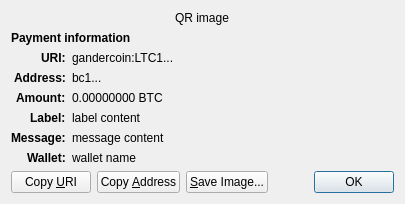
<?xml version="1.0" encoding="UTF-8"?>
<ui version="4.0">
 <class>ReceiveRequestDialog</class>
 <widget class="QDialog" name="ReceiveRequestDialog">
  <property name="geometry">
   <rect>
    <x>0</x>
    <y>0</y>
    <width>413</width>
    <height>229</height>
   </rect>
  </property>
  <property name="windowTitle">
   <string>Request payment to ...</string>
  </property>
  <layout class="QGridLayout" name="gridLayout" columnstretch="0,1">
   <property name="sizeConstraint">
    <enum>QLayout::SetFixedSize</enum>
   </property>
   <item row="0" column="0" colspan="2" alignment="Qt::AlignHCenter">
    <widget class="QRImageWidget" name="qr_code">
     <property name="text">
      <string notr="true">QR image</string>
     </property>
     <property name="textInteractionFlags">
      <set>Qt::NoTextInteraction</set>
     </property>
    </widget>
   </item>
   <item row="1" column="0" colspan="2">
    <widget class="QLabel" name="payment_header">
     <property name="font">
      <font>
       <weight>75</weight>
       <bold>true</bold>
      </font>
     </property>
     <property name="text">
      <string>Payment information</string>
     </property>
     <property name="textInteractionFlags">
      <set>Qt::NoTextInteraction</set>
     </property>
    </widget>
   </item>
   <item row="2" column="0" alignment="Qt::AlignRight|Qt::AlignTop">
    <widget class="QLabel" name="uri_tag">
     <property name="font">
      <font>
       <weight>75</weight>
       <bold>true</bold>
      </font>
     </property>
     <property name="text">
      <string notr="true">URI:</string>
     </property>
     <property name="textFormat">
      <enum>Qt::PlainText</enum>
     </property>
     <property name="textInteractionFlags">
      <set>Qt::NoTextInteraction</set>
     </property>
    </widget>
   </item>
   <item row="2" column="1" alignment="Qt::AlignTop">
    <widget class="QLabel" name="uri_content">
     <property name="text">
      <string notr="true">gandercoin:LTC1...</string>
     </property>
     <property name="textFormat">
      <enum>Qt::RichText</enum>
     </property>
     <property name="wordWrap">
      <bool>true</bool>
     </property>
     <property name="textInteractionFlags">
      <set>Qt::TextSelectableByMouse</set>
     </property>
    </widget>
   </item>
   <item row="3" column="0" alignment="Qt::AlignRight|Qt::AlignTop">
    <widget class="QLabel" name="address_tag">
     <property name="font">
      <font>
       <weight>75</weight>
       <bold>true</bold>
      </font>
     </property>
     <property name="text">
      <string>Address:</string>
     </property>
     <property name="textInteractionFlags">
      <set>Qt::NoTextInteraction</set>
     </property>
    </widget>
   </item>
   <item row="3" column="1" alignment="Qt::AlignTop">
    <widget class="QLabel" name="address_content">
     <property name="text">
      <string notr="true">bc1...</string>
     </property>
     <property name="textFormat">
      <enum>Qt::PlainText</enum>
     </property>
     <property name="textInteractionFlags">
      <set>Qt::TextSelectableByMouse</set>
     </property>
    </widget>
   </item>
   <item row="4" column="0" alignment="Qt::AlignRight|Qt::AlignTop">
    <widget class="QLabel" name="amount_tag">
     <property name="font">
      <font>
       <weight>75</weight>
       <bold>true</bold>
      </font>
     </property>
     <property name="text">
      <string>Amount:</string>
     </property>
     <property name="textInteractionFlags">
      <set>Qt::NoTextInteraction</set>
     </property>
    </widget>
   </item>
   <item row="4" column="1" alignment="Qt::AlignTop">
    <widget class="QLabel" name="amount_content">
     <property name="text">
      <string notr="true">0.00000000 BTC</string>
     </property>
     <property name="textFormat">
      <enum>Qt::PlainText</enum>
     </property>
     <property name="textInteractionFlags">
      <set>Qt::TextSelectableByMouse</set>
     </property>
    </widget>
   </item>
   <item row="5" column="0" alignment="Qt::AlignRight|Qt::AlignTop">
    <widget class="QLabel" name="label_tag">
     <property name="font">
      <font>
       <weight>75</weight>
       <bold>true</bold>
      </font>
     </property>
     <property name="text">
      <string>Label:</string>
     </property>
     <property name="textInteractionFlags">
      <set>Qt::NoTextInteraction</set>
     </property>
    </widget>
   </item>
   <item row="5" column="1" alignment="Qt::AlignTop">
    <widget class="QLabel" name="label_content">
     <property name="text">
      <string notr="true">label content</string>
     </property>
     <property name="textFormat">
      <enum>Qt::PlainText</enum>
     </property>
     <property name="wordWrap">
      <bool>true</bool>
     </property>
     <property name="textInteractionFlags">
      <set>Qt::TextSelectableByMouse</set>
     </property>
    </widget>
   </item>
   <item row="6" column="0" alignment="Qt::AlignRight|Qt::AlignTop">
    <widget class="QLabel" name="message_tag">
     <property name="font">
      <font>
       <weight>75</weight>
       <bold>true</bold>
      </font>
     </property>
     <property name="text">
      <string>Message:</string>
     </property>
     <property name="textInteractionFlags">
      <set>Qt::NoTextInteraction</set>
     </property>
    </widget>
   </item>
   <item row="6" column="1" alignment="Qt::AlignTop">
    <widget class="QLabel" name="message_content">
     <property name="text">
      <string notr="true">message content</string>
     </property>
     <property name="textFormat">
      <enum>Qt::PlainText</enum>
     </property>
     <property name="wordWrap">
      <bool>true</bool>
     </property>
     <property name="textInteractionFlags">
      <set>Qt::TextSelectableByMouse</set>
     </property>
    </widget>
   </item>
   <item row="7" column="0" alignment="Qt::AlignRight|Qt::AlignTop">
    <widget class="QLabel" name="wallet_tag">
     <property name="font">
      <font>
       <weight>75</weight>
       <bold>true</bold>
      </font>
     </property>
     <property name="text">
      <string>Wallet:</string>
     </property>
     <property name="textInteractionFlags">
      <set>Qt::NoTextInteraction</set>
     </property>
    </widget>
   </item>
   <item row="7" column="1" alignment="Qt::AlignTop">
    <widget class="QLabel" name="wallet_content">
     <property name="text">
      <string notr="true">wallet name</string>
     </property>
     <property name="textFormat">
      <enum>Qt::PlainText</enum>
     </property>
     <property name="wordWrap">
      <bool>true</bool>
     </property>
     <property name="textInteractionFlags">
      <set>Qt::TextSelectableByMouse</set>
     </property>
    </widget>
   </item>
   <item row="8" column="0" colspan="2">
    <layout class="QHBoxLayout" name="horizontalLayout">
     <item>
      <widget class="QPushButton" name="btnCopyURI">
       <property name="text">
        <string>Copy &amp;URI</string>
       </property>
       <property name="autoDefault">
        <bool>false</bool>
       </property>
      </widget>
     </item>
     <item>
      <widget class="QPushButton" name="btnCopyAddress">
       <property name="text">
        <string>Copy &amp;Address</string>
       </property>
       <property name="autoDefault">
        <bool>false</bool>
       </property>
      </widget>
     </item>
     <item>
      <widget class="QPushButton" name="btnSaveAs">
       <property name="text">
        <string>&amp;Save Image...</string>
       </property>
       <property name="autoDefault">
        <bool>false</bool>
       </property>
      </widget>
     </item>
     <item>
      <spacer name="horizontalSpacer_2">
       <property name="orientation">
        <enum>Qt::Horizontal</enum>
       </property>
       <property name="sizeHint" stdset="0">
        <size>
         <width>40</width>
         <height>20</height>
        </size>
       </property>
      </spacer>
     </item>
     <item>
      <widget class="QDialogButtonBox" name="buttonBox">
       <property name="focusPolicy">
        <enum>Qt::StrongFocus</enum>
       </property>
       <property name="standardButtons">
        <set>QDialogButtonBox::Ok</set>
       </property>
      </widget>
     </item>
    </layout>
   </item>
  </layout>
 </widget>
 <customwidgets>
  <customwidget>
   <class>QRImageWidget</class>
   <extends>QLabel</extends>
   <header>qt/qrimagewidget.h</header>
  </customwidget>
 </customwidgets>
 <tabstops>
  <tabstop>buttonBox</tabstop>
  <tabstop>btnCopyURI</tabstop>
  <tabstop>btnCopyAddress</tabstop>
  <tabstop>btnSaveAs</tabstop>
 </tabstops>
 <resources/>
 <connections>
  <connection>
   <sender>buttonBox</sender>
   <signal>accepted()</signal>
   <receiver>ReceiveRequestDialog</receiver>
   <slot>accept()</slot>
   <hints>
    <hint type="sourcelabel">
     <x>135</x>
     <y>230</y>
    </hint>
    <hint type="destinationlabel">
     <x>135</x>
     <y>126</y>
    </hint>
   </hints>
  </connection>
 </connections>
</ui>
